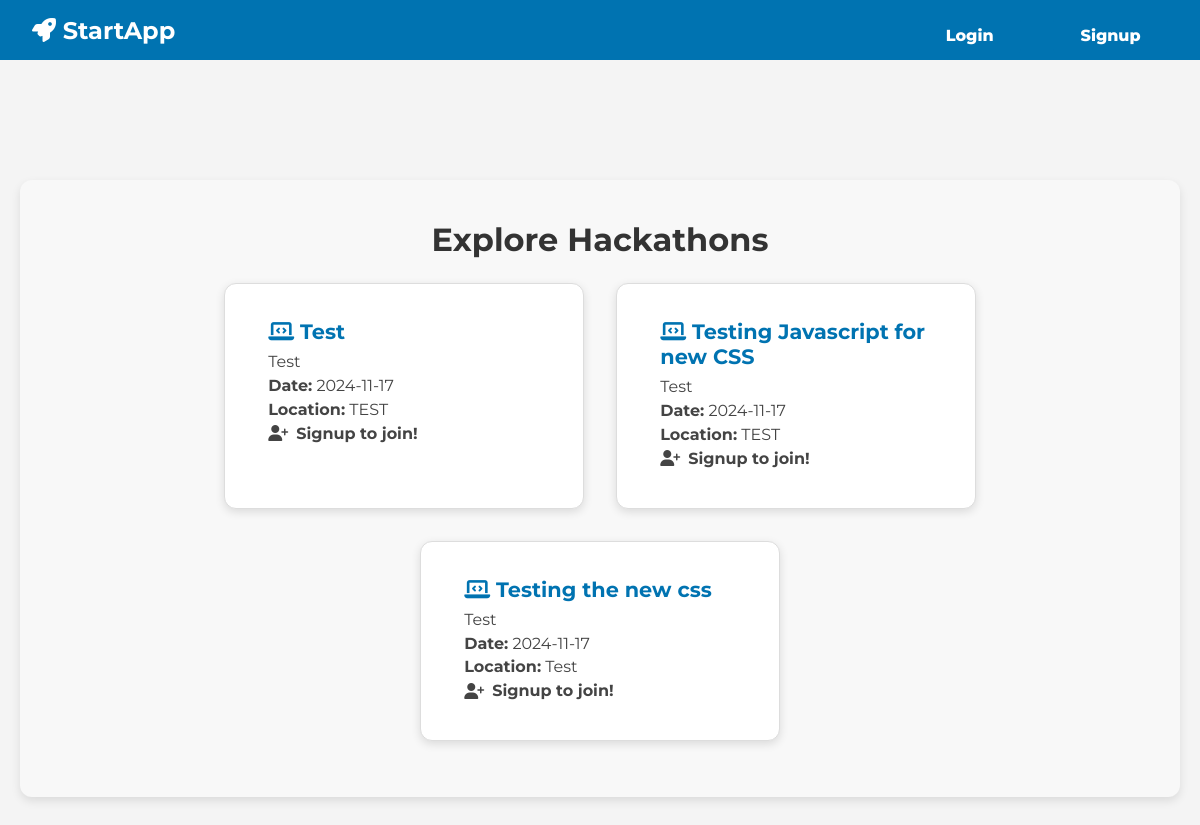
The app's page /, older data.
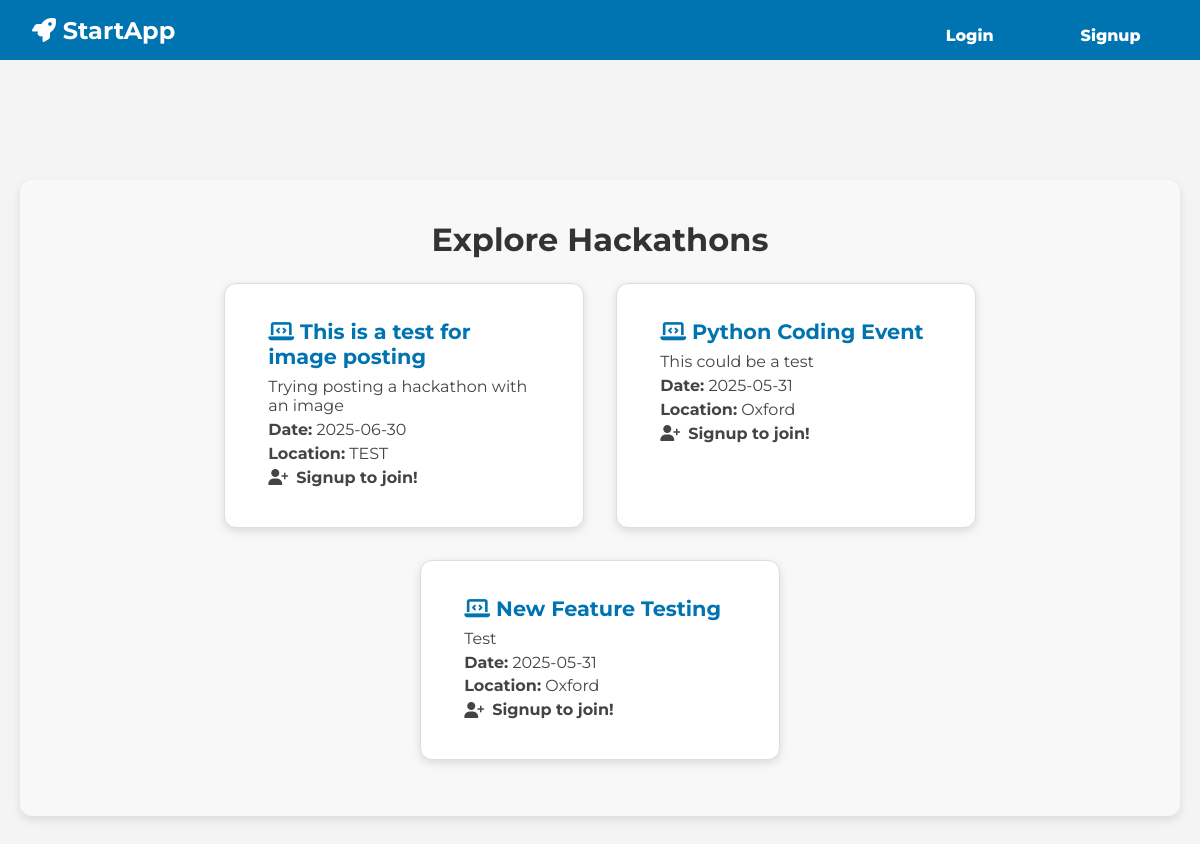
The same page, newer data.
### tables this page shows
CREATE TABLE hackathons (
    id INTEGER PRIMARY KEY AUTOINCREMENT,
    title TEXT NOT NULL,
    description TEXT NOT NULL,
    date TEXT NOT NULL,
    location TEXT NOT NULL
, max_participants INTEGER DEFAULT 0, current_participants INTEGER DEFAULT 0, created_by TEXT, image_path TEXT);

### app.py (the view, shortened to what this page needs)
@app.route('/', methods=['GET', 'POST'])
def home():
    all_jobs = query_db("SELECT * FROM job_posts ORDER BY id DESC")
    guest_hackathons = query_db("SELECT * FROM hackathons ORDER BY id DESC LIMIT 3")
    return render_template('index.html', logged_in=False, general_jobs=all_jobs, guest_hackathons=guest_hackathons)

### app.py (called while the page is built)
def get_db():
    if 'db' not in g:
        g.db = sqlite3.connect(
            'database.sqlite',
            detect_types=sqlite3.PARSE_DECLTYPES
        )
        g.db.row_factory = sqlite3.Row
    return g.db

def query_db(query, args=(), one=False):
     cur = get_db().execute(query, args)
     rv = cur.fetchall()
     cur.close()
     return (rv[0] if rv else None) if one else rv

### templates/index.html (shortened to what this page needs)
<!DOCTYPE html>
<html lang="en">
<head>
    <link rel="stylesheet" href="{{ url_for('static', filename='css/index.css') }}">
</head>
<body>
    <header>
        <div class="navbar">
            <h1><i class="fas fa-rocket"></i> StartApp</h1>
            <nav>
                <ul>
                    {%if not logged_in %}
                        <li><button onclick="toggleForm('loginForm')">Login</button></li>
                        <li><button onclick="toggleForm('signupForm')">Signup</button></li>
                    {% else %}
                        <li><a href="/logout">Logout</a></li>
                    {% endif %}
                </ul>
            </nav>
        </div>
    </header>
    <div class="container">
        {%if not logged_in %}
        <section class="guest-hackathons">
            <h2>Explore Hackathons</h2>
            <div class="hackathon-preview">
                {% for hackathon in guest_hackathons %}
                <div class="hackathon-post">
                    <h3><i class="fas fa-laptop-code"></i> {{ hackathon.title }}</h3>
                    <p>{{ hackathon.description }}</p>
                    <p><strong>Date:</strong> {{ hackathon.date }}</p>
                    <p><strong>Location:</strong> {{ hackathon.location }}</p>
                    <p class="signup-prompt" style="cursor: pointer;">
                        <i class="fas fa-user-plus"></i> <strong>Signup to join!</strong>
                    </p>
                </div>
                {% endfor %}
            </div>
        </section>
    {% endif %}
    </div>
</body>
</html>

Row changes from the older to the newer data that the page shows:
removed hackathons: title "Test", description "Test", date "2024-11-17", location "TEST"
removed hackathons: title "Testing Javascript for new CSS", description "Test", date "2024-11-17", location "TEST"
removed hackathons: title "Testing the new css", description "Test", date "2024-11-17", location "Test"
added hackathons: title "This is a test for image posting", description "Trying posting a hackathon with an image", date "2025-06-30", location "TEST"
added hackathons: title "Python Coding Event", description "This could be a test", date "2025-05-31", location "Oxford"
added hackathons: title "New Feature Testing", description "Test", date "2025-05-31", location "Oxford"
